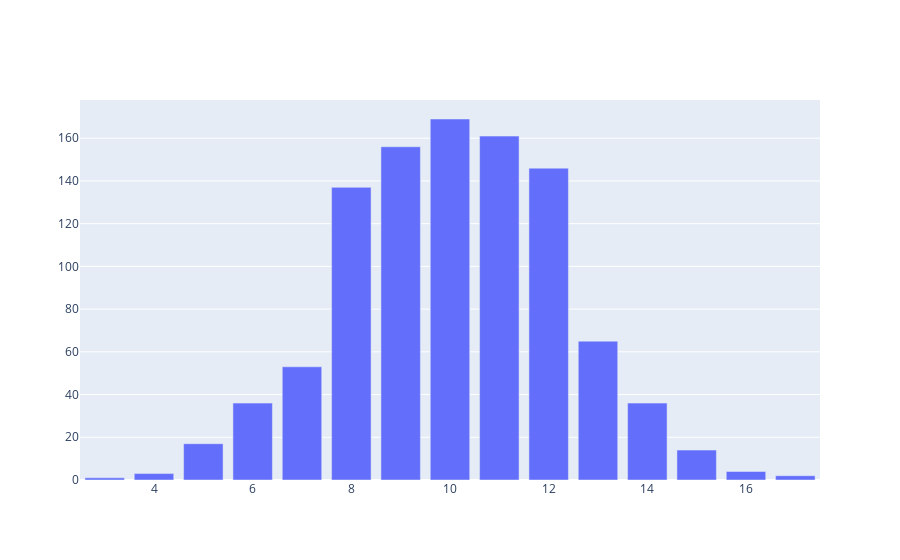

Write notebook code for a chart like this one.
### Markdown cell above
## Derived Probability Distributions

Given the simple fact that each toss will be heads or tails (also called a bernoulli distribution) we can come up with a derived question, that given 20 coin tosses, what is the probability that 7 of them are heads.

You can see the probability distribution below, it's called a Binomial distribution and looks like a Bell. This will always happen whenever you have a bunch of independently sampled variables. (Independent and Identical, see Central Limit Theorem)

### Code cell
results = pd.Series([np.sum(toss_coin(20) == 'Heads') for _ in range(1000)])
fig = pg.Figure([pg.Bar(x=results.value_counts().keys(),
                        y=results.value_counts().values)])
fig.show()

### Figure 1 — Plotly figure (JSON) as saved in the notebook; plotly's stock layout.template omitted (floating-point values rounded to 4 significant figures)
{"data": [{"type": "bar", "x": [10, 11, 9, 12, 8, 13, 7, 14, 6, 5, 15, 16, 4, 17, 3], "y": [169, 161, 156, 146, 137, 65, 53, 36, 36, 17, 14, 4, 3, 2, 1]}], "layout": {}}
